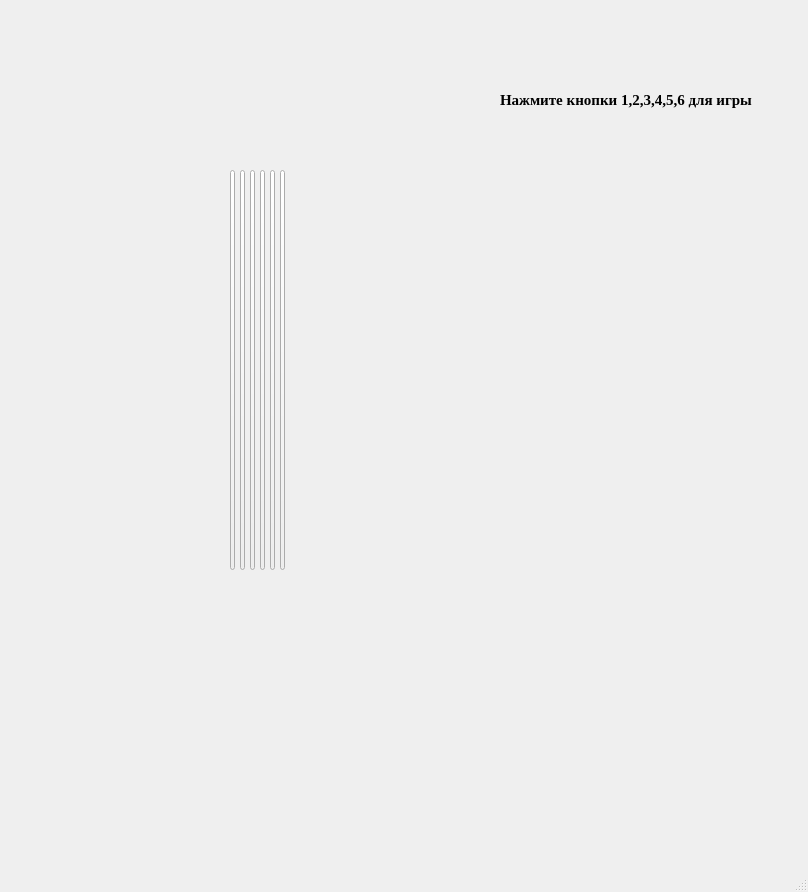
<?xml version="1.0" encoding="UTF-8"?>
<ui version="4.0">
 <class>MainWindow</class>
 <widget class="QMainWindow" name="MainWindow">
  <property name="geometry">
   <rect>
    <x>0</x>
    <y>0</y>
    <width>808</width>
    <height>892</height>
   </rect>
  </property>
  <property name="windowTitle">
   <string>MainWindow</string>
  </property>
  <widget class="QWidget" name="centralwidget">
   <widget class="QLabel" name="label">
    <property name="geometry">
     <rect>
      <x>0</x>
      <y>0</y>
      <width>491</width>
      <height>851</height>
     </rect>
    </property>
    <property name="text">
     <string/>
    </property>
    <property name="pixmap">
     <pixmap>electroguitar3.jpg</pixmap>
    </property>
   </widget>
   <widget class="QPushButton" name="second">
    <property name="geometry">
     <rect>
      <x>240</x>
      <y>170</y>
      <width>5</width>
      <height>400</height>
     </rect>
    </property>
    <property name="text">
     <string/>
    </property>
   </widget>
   <widget class="QPushButton" name="first">
    <property name="geometry">
     <rect>
      <x>230</x>
      <y>170</y>
      <width>5</width>
      <height>400</height>
     </rect>
    </property>
    <property name="autoFillBackground">
     <bool>false</bool>
    </property>
    <property name="text">
     <string/>
    </property>
   </widget>
   <widget class="QPushButton" name="third">
    <property name="geometry">
     <rect>
      <x>250</x>
      <y>170</y>
      <width>5</width>
      <height>400</height>
     </rect>
    </property>
    <property name="text">
     <string/>
    </property>
   </widget>
   <widget class="QPushButton" name="fourth">
    <property name="geometry">
     <rect>
      <x>260</x>
      <y>170</y>
      <width>5</width>
      <height>400</height>
     </rect>
    </property>
    <property name="text">
     <string/>
    </property>
   </widget>
   <widget class="QPushButton" name="fifth">
    <property name="geometry">
     <rect>
      <x>270</x>
      <y>170</y>
      <width>5</width>
      <height>400</height>
     </rect>
    </property>
    <property name="text">
     <string/>
    </property>
   </widget>
   <widget class="QPushButton" name="sixth">
    <property name="geometry">
     <rect>
      <x>280</x>
      <y>170</y>
      <width>5</width>
      <height>400</height>
     </rect>
    </property>
    <property name="text">
     <string/>
    </property>
   </widget>
   <widget class="QLabel" name="label_2">
    <property name="geometry">
     <rect>
      <x>500</x>
      <y>10</y>
      <width>301</width>
      <height>181</height>
     </rect>
    </property>
    <property name="font">
     <font>
      <family>Times New Roman</family>
      <pointsize>12</pointsize>
      <weight>75</weight>
      <bold>true</bold>
     </font>
    </property>
    <property name="text">
     <string>&lt;html&gt;&lt;head/&gt;&lt;body&gt;&lt;p&gt;&lt;span style=&quot; font-size:11pt;&quot;&gt;Нажмите кнопки 1,2,3,4,5,6 для игры&lt;/span&gt;&lt;/p&gt;&lt;/body&gt;&lt;/html&gt;</string>
    </property>
   </widget>
  </widget>
  <widget class="QMenuBar" name="menubar">
   <property name="geometry">
    <rect>
     <x>0</x>
     <y>0</y>
     <width>808</width>
     <height>21</height>
    </rect>
   </property>
  </widget>
  <widget class="QStatusBar" name="statusbar"/>
 </widget>
 <resources/>
 <connections/>
</ui>
